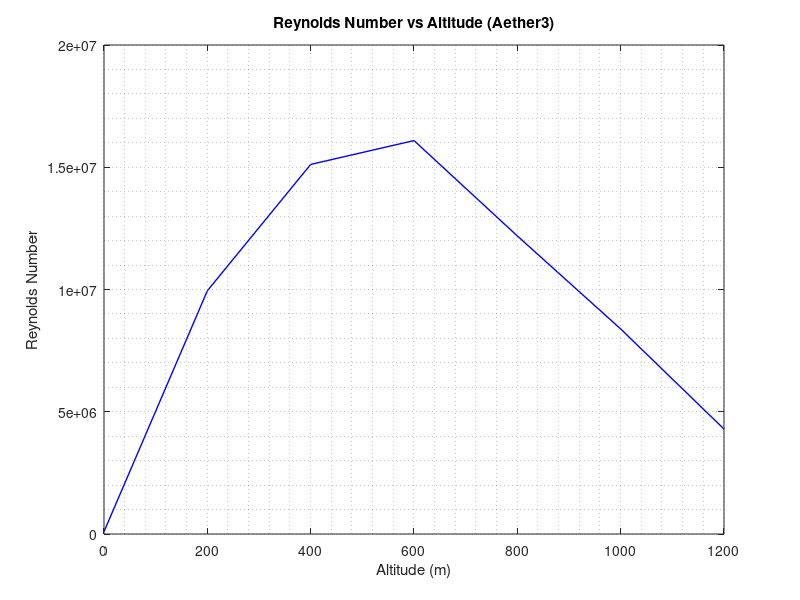
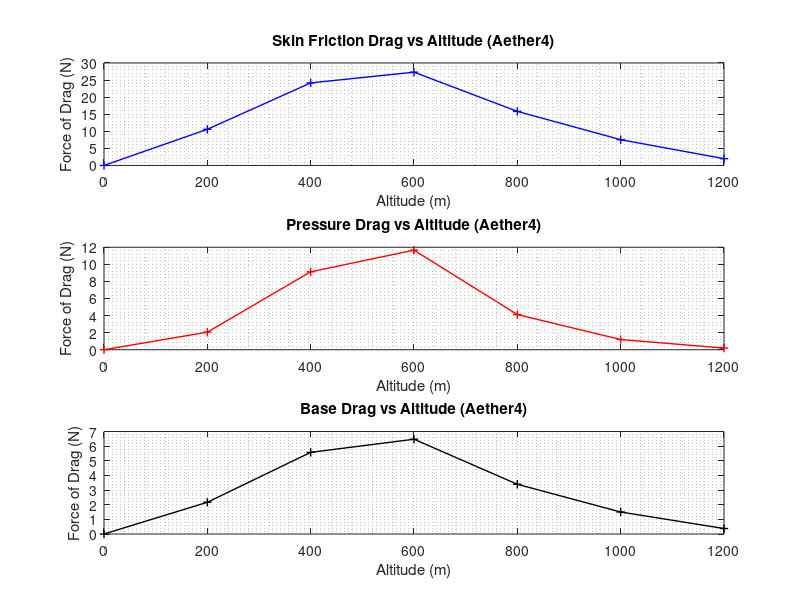
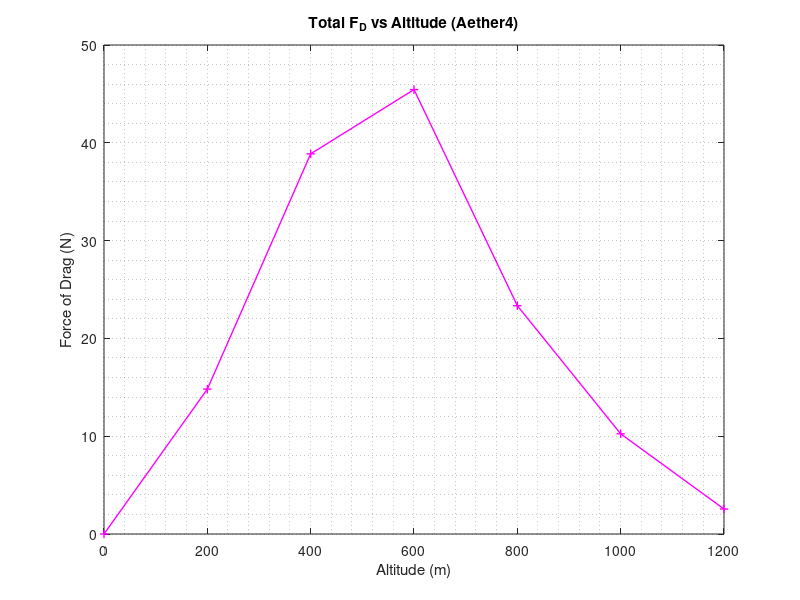

The MATLAB source for these figures, in order:

%% Drag
clear all;
close all;

L = 'linewidth';
D = 'displayname';

% COMPETITION ROCKET
% alt = [0 200 400 600 800 1000 1200 1400 1600 1800 2000 2200 2400 2600 2800 3000]; % altitude (m)
% T = [15 13.7 12.4 11.1 9.8 8.5 7.2 5.9 4.6 3.3 2 0.7 -0.59 -1.89 -3.19 -4.49] + 273; % temperature of air (K)
% g = [9.807 9.806 9.805 9.805 9.804 9.804 9.803 9.802 9.802 9.801 9.8 9.8 9.799 9.799 9.798 9.797]; % force of gravity (m/s^2)
% mu = [1.79e-5 1.78e-5 1.775e-5 1.769e-5 1.763e-5 1.756e-5 1.75e-5 + additional values***]; % dynamic viscosity
% rho = [1.225 1.202 1.179 1.156 1.134 1.112 1.09 1.069 1.048 1.027 1.007 0.987 0.967 0.947 0.928 0.909]; % density of air (kg/m^3)
% v = mu/rho; % kinematic viscosity
% V = []; % velocity (m/s)

% AETHER4
h = [0 200 400 600 800 1000 1200]; % altitude (m)
T = [15 13.7 12.4 11.1 9.8 8.5 7.2] + 273; % temperature of air (K)
g = [9.807 9.806 9.805 9.805 9.804 9.804 9.803]; % force of gravity (m/s^2)
mu = 1.79e-5; % dynamic viscosity (N-s/m^2)
% dynamic viscosity found using...https://www.engineeringtoolbox.com/air-absolute-kinematic-viscosity-d_601.html
rho = [1.225 1.225 1.225 1.225 1.225 1.225 1.225]; % density of air (kg/m^3)
kv = mu./rho; % kinematic viscosity (m^2/s)
% V = [0.00000000001 102 155 165 125 86 44]; % velocity (m/s)
pi = 3.14;
v = [1 102 155 165 125 86 44]; % velocity (m/s)
l = 1.425; % characteristic dimension (m) length
D = .0574; % diameter (m)
r = D/2; % radius (m)
% l = 0.0571; % characteristic dimension (m) diameter
Re = (v*l)./kv; 
figure
plot(h,Re,'b',L,1)
title('Reynolds Number vs Altitude (Aether3)')
xlabel('Altitude (m)')
ylabel('Reynolds Number')
grid minor


%% OPEN ROCKET DRAG CALCS

%% Skin Friction
Rs = 200e-6; % roughness "Incorrectly sprayed aircraft paint"
Rcrit = 51*(Rs/l)^-1.039;

for i = 1:length(h)
    if Re(i) < 1.0e4
        CDsf(i) = 1.48e-2;
    elseif Re(i) > 1.0e4 && Re(i) < Rcrit
        CDsf(i) = 1/(1.50*log(Re(i)) - 5.6)^2;
    elseif Re(i) > Rcrit
        CDsf(i) = 0.032*(Rs/l)^0.2;
    end
end
    
fb = l/D; % fineness ratio
t = 0.003; % fin thickness
c = 0.056; % aerodynamic cord length
finbase = 0.056;
finheight = 0.126;
finarea_sf = 0.5*finbase*finheight;
fin_totalarea_sf = finarea_sf*12;
bodytube_area = 2*pi*r*l;
crosssection_area = pi*r^2;
ref_area_sf = fin_totalarea_sf + bodytube_area;

% Compressibility Effects
a = 343; %m/s
M = v./a;
for i = 1:length(h)
    if M(i) < 0.9
        Cfc(i) = CDsf(i)*(1 - 0.1*M(i)^2);
    elseif M(i) >= 0.9
        Cfc(i) = CDsf(i)/((1 + 0.15*M(i)^2)^0.58);
    end
end

for i = 1:length(h)
    CDsf(i) = Cfc(i)*((1 + 1/(2*fb))*(bodytube_area) + (1 + (2*t)/c)*fin_totalarea_sf)/ref_area_sf;
end

for i = 1:length(h)
    Fdrag_sf(i) = CDsf(i)*(1/2)*rho(i)*v(i)^2*(ref_area_sf);
end

%% PRESSURE DRAG 

% Nose Cone Pressure Drag
% if M is less than 0.9...
CDpd_nc = [0.05 0.05 0.05 0.05 0.05 0.05 0.05]; % ogive nose cone
for i = 1:length(h)
    Fpd_nosecone(i) = CDpd_nc(i)*(1/2)*rho(i)*v(i)^2*(crosssection_area);
end

% Fin Pressure Drag
LEA = 61.2; % leading edge angle
for i = 1:length(h)
    if M(i) < 0.9
        CDpd_fins(i) = ((1-M(i).^2)^(-.417)-1)*cosd(LEA)^2;
    elseif M(i) > 0.9 && M(i) < 1 
        CDpd_fins(i) = (1-1.785*(M(i)-.9))*cosd(LEA)^2;
    elseif M(i) > 1.0
        CDpd_fins(i) = (1.214-.502/(M^2)+.1095/(M^4))*cosd(LEA)^2;
    end
end

for i = 1:length(h)
    Fpd_fins(i) = CDpd_fins(i)*(1/2)*rho(i)*v(i)^2*(finarea_sf);
end

Fpd_fins = Fpd_fins*6;
Fdrag_pd = Fpd_nosecone + Fpd_fins;

%% BASE DRAG

for i = 1:length(h)
    if M(i) < 1 
        CDbd(i) = 0.12 + 0.13*M(i).^2 ;
    elseif M(i) > 1
        CDbd(i) = 0.25/M(i);
    end
end

for i = 1:length(h)
    Fdrag_bd(i) = CDbd(i)*(1/2)*rho(i)*v(i)^2*(crosssection_area);
end

%% Drag Forces vs Altitude
figure
subplot(3,1,1)
plot(h,Fdrag_sf,'b+-',L,1)
title('Skin Friction Drag vs Altitude (Aether4)')
xlabel('Altitude (m)')
ylabel('Force of Drag (N)')
grid minor
subplot(3,1,2)
plot(h,Fdrag_pd,'r+-',L,1)
title('Pressure Drag vs Altitude (Aether4)')
xlabel('Altitude (m)')
ylabel('Force of Drag (N)')
grid minor
subplot(3,1,3)
plot(h,Fdrag_bd,'k+-',L,1)
title('Base Drag vs Altitude (Aether4)')
xlabel('Altitude (m)')
ylabel('Force of Drag (N)')
grid minor

% Total Drag Force vs Altitude
for i = 1:length(h)
    FdragT(i) = Fdrag_sf(i) + Fdrag_pd(i) + Fdrag_bd(i);
end
figure
plot(h,FdragT,'m+-',L,1)
title('Total F_D vs Altitude (Aether4)')
xlabel('Altitude (m)')
ylabel('Force of Drag (N)')
grid minor


